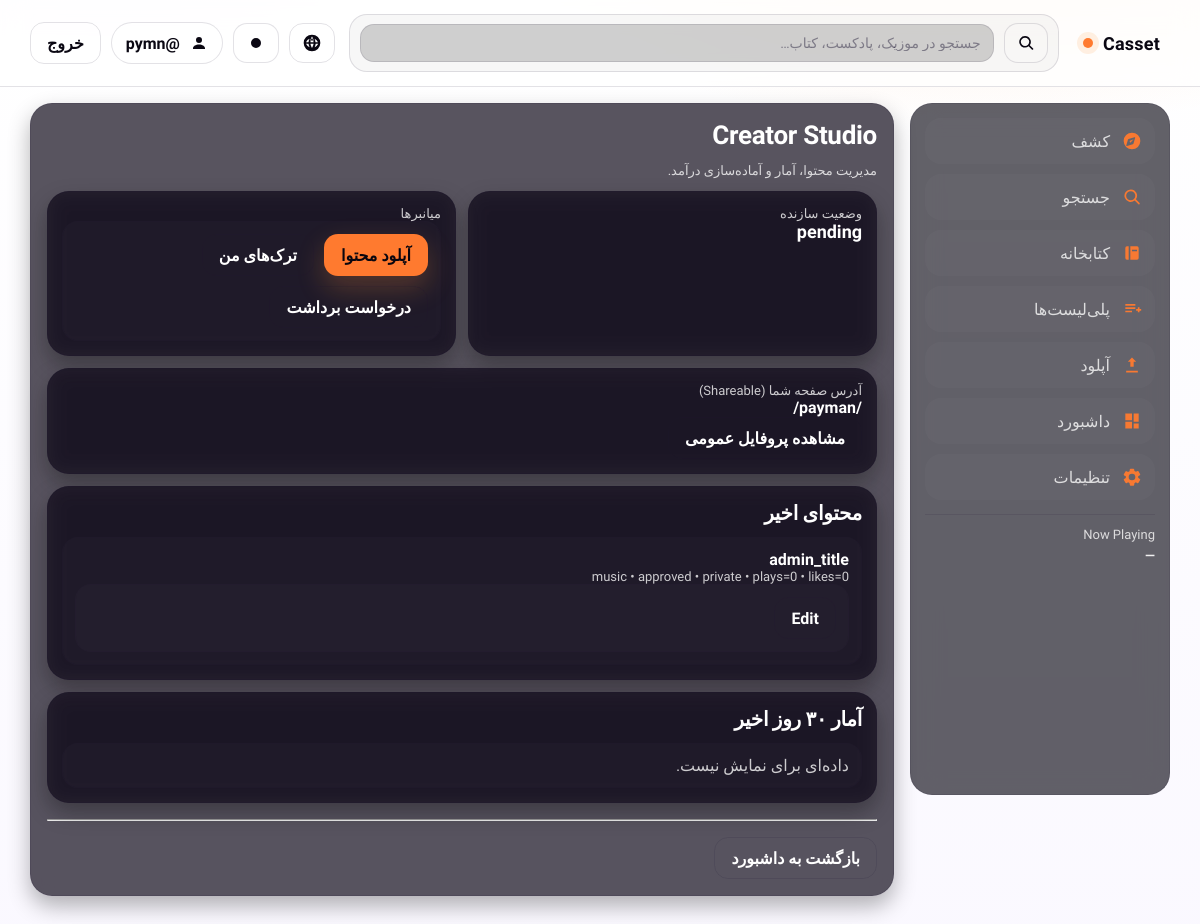
The page /creator/studio/ (signed in) on the database its author committed.
### accounts/models.py (models this page shows, shortened)
class UserProfile(models.Model):
    class PrimaryContentType(models.TextChoices):
        MUSIC = "music", "Music"
        PODCAST = "podcast", "Podcast"
        AUDIOBOOK = "audiobook", "Audiobook"
        VIDEO = "video", "Video"
    class CreatorStatus(models.TextChoices):
        NONE = "none", "None"
        PENDING = "pending", "Pending"
        APPROVED = "approved", "Approved"
        REJECTED = "rejected", "Rejected"
    user = models.OneToOneField(
        settings.AUTH_USER_MODEL, on_delete=models.CASCADE, related_name="profile"
    )
    display_name = models.CharField(max_length=80, blank=True)
    bio = models.TextField(blank=True)
    cover = models.ImageField(upload_to="covers/", null=True, blank=True)
    avatar = models.ImageField(upload_to="avatars/", null=True, blank=True)
    points = models.IntegerField(default=0)
    follower_count = models.PositiveIntegerField(default=0)
    primary_content_type = models.CharField(
        max_length=16,
        choices=PrimaryContentType.choices,
        default=PrimaryContentType.MUSIC,
    )
    is_vip = models.BooleanField(default=False)
    vip_until = models.DateTimeField(null=True, blank=True)
    website_url = models.URLField(blank=True)
    instagram_url = models.URLField(blank=True)
    telegram_url = models.URLField(blank=True)
    youtube_url = models.URLField(blank=True)
    twitter_url = models.URLField(blank=True)
    public_handle = models.SlugField(max_length=30, unique=True, null=True, blank=True)
    public_handle_set_at = models.DateTimeField(null=True, blank=True)
    phone_number = models.CharField(max_length=32, blank=True, null=True, unique=True)
    phone_verified_at = models.DateTimeField(null=True, blank=True)
    onboarding_complete = models.BooleanField(default=False)
    interests = models.JSONField(default=list, blank=True)
    creator_enabled = models.BooleanField(default=False)
    creator_status = models.CharField(
        max_length=16, choices=CreatorStatus.choices, default=CreatorStatus.NONE
    )
    created_at = models.DateTimeField(auto_now_add=True)
    updated_at = models.DateTimeField(auto_now=True)

### tracks/models.py (models this page shows, shortened)
class Track(models.Model):
    class ContentType(models.TextChoices):
        MUSIC = 'music', 'Music'
        PODCAST = 'podcast', 'Podcast'
        AUDIOBOOK = 'audiobook', 'Audiobook'
        VIDEO = 'video', 'Video'
    class Status(models.TextChoices):
        DRAFT = "draft", "Draft"
        SUBMITTED = "submitted", "Submitted"
        APPROVED = "approved", "Approved"
        REJECTED = "rejected", "Rejected"
        TAKEDOWN = "takedown", "Takedown"
        BLOCKED = "blocked", "Blocked"
        PENDING = "pending", "Pending (legacy)"
    class Visibility(models.TextChoices):
        PUBLIC = "public", "Public"
        UNLISTED = "unlisted", "Unlisted"
        PRIVATE = "private", "Private"
    creator = models.ForeignKey(
        settings.AUTH_USER_MODEL, on_delete=models.CASCADE, related_name="tracks"
    )
    content_type = models.CharField(max_length=16, choices=ContentType.choices, default=ContentType.MUSIC)
    album = models.ForeignKey('tracks.Album', on_delete=models.SET_NULL, null=True, blank=True, related_name='tracks')
    title = models.CharField(max_length=140)
    slug = models.SlugField(max_length=170, unique=True)
    description = models.TextField(blank=True)
    language = models.CharField(max_length=16, blank=True)
    explicit = models.BooleanField(default=False)
    visibility = models.CharField(max_length=12, choices=Visibility.choices, default=Visibility.PRIVATE)
    cover = models.ImageField(upload_to="covers/", blank=True, null=True)
    audio = models.FileField(upload_to="audio/", blank=True, null=True)
    video = models.FileField(upload_to="video/", blank=True, null=True)
    duration_seconds = models.PositiveIntegerField(default=0)
    allow_comments = models.BooleanField(default=True)
    status = models.CharField(max_length=16, choices=Status.choices, default=Status.DRAFT)
    reject_reason = models.CharField(max_length=240, blank=True)
    submitted_at = models.DateTimeField(null=True, blank=True)
    published_at = models.DateTimeField(null=True, blank=True)
    updated_at = models.DateTimeField(auto_now=True)
    play_count = models.PositiveIntegerField(default=0)
    like_count = models.PositiveIntegerField(default=0)
    genres = models.ManyToManyField(Genre, blank=True, related_name="tracks")
    tags = models.ManyToManyField(Tag, blank=True, related_name="tracks")
    created_at = models.DateTimeField(auto_now_add=True)
    class Meta:
        ordering = ["-created_at"]

### accounts/views.py (the view)
# urls.py: path("creator/studio/", creator_studio_view, name="creator_studio"),
@login_required
def creator_studio_view(request):
    profile, _ = UserProfile.objects.get_or_create(user=request.user)
    my_tracks = (
        Track.objects.filter(creator=request.user)
        .order_by("-created_at")
        .prefetch_related("genres")
    )[:50]
    from plays.models import PlayEvent
    from django.db.models.functions import TruncDate
    from django.db.models import Count, Sum
    since = timezone.now() - timedelta(days=30)
    daily = (
        PlayEvent.objects.filter(track__creator=request.user, created_at__gte=since)
        .annotate(day=TruncDate("created_at"))
        .values("day")
        .annotate(plays=Count("id"), points=Sum("point_awarded"))
        .order_by("day")
    )
    return render(
        request,
        "accounts/creator_studio.html",
        {
            "profile": profile,
            "tracks": my_tracks,
            "daily": list(daily),
        },
    )

### templates/accounts/creator_studio.html (shortened to what this page needs)
{% extends "base.html" %}
{% block content %}
<section class="card" style="max-width:900px;margin:0 auto">
  <h1>Creator Studio</h1>
  <p class="muted small">مدیریت محتوا، آمار و آماده‌سازی درآمد.</p>
  <div class="grid" style="grid-template-columns:repeat(2, minmax(0,1fr));gap:12px">
    <div class="card" style="padding:14px">
      <div class="muted small">وضعیت سازنده</div>
      <div style="font-weight:900;font-size:18px">{{ profile.creator_status }}</div>
    </div>
    <div class="card" style="padding:14px">
      <div class="muted small">میانبرها</div>
      <div class="row row-wrap">
        <a class="btn btn--primary" href="/upload/">آپلود محتوا</a>
        <a class="btn btn--ghost" href="/my/tracks/">ترک‌های من</a>
        <a class="btn btn--ghost" href="/payout/">درخواست برداشت</a>
      </div>
    </div>
  </div>
  <div class="card" style="padding:14px;margin-top:12px">
    <div class="muted small">آدرس صفحه شما (Shareable)</div>
    {% if profile.public_handle %}
      <div style="font-weight:800;font-size:16px">/{{ profile.public_handle }}/</div>
      <a class="btn btn--ghost" href="/{{ profile.public_handle }}/">مشاهده پروفایل عمومی</a>
    {% else %}
      <p class="muted small" style="margin:6px 0 10px">برای اینکه پیج شما با لینک ساده مثل <b>casset.ir/username</b> باز شود، یک یوزرنیم عمومی انتخاب کن.</p>
      <a class="btn btn--primary" href="/creator/handle/">انتخاب یوزرنیم عمومی</a>
    {% endif %}
  </div>
  <div class="card" style="padding:14px;margin-top:12px">
    <h2 style="margin:0 0 8px">محتوای اخیر</h2>
    <div class="list">
      {% for t in tracks %}
        <div class="item" style="justify-content:space-between">
          <div>
            <div style="font-weight:800">{{ t.title }}</div>
            <div class="muted small">{{ t.content_type }} • {{ t.status }} • {{ t.visibility }} • plays={{ t.play_count }} • likes={{ t.like_count }}</div>
          </div>
          <div class="row row-wrap">
            <a class="btn btn--ghost" href="/my/tracks/{{ t.id }}/edit/">Edit</a>
          </div>
        </div>
      {% empty %}
        <div class="item"><span class="muted">هنوز محتوایی نداری.</span></div>
      {% endfor %}
    </div>
  </div>
  <div class="card" style="padding:14px;margin-top:12px">
    <h2 style="margin:0 0 8px">آمار ۳۰ روز اخیر</h2>
    <div class="list">
      {% for d in daily %}
        <div class="item" style="justify-content:space-between">
          <div class="muted">{{ d.day }}</div>
          <div>plays: <b>{{ d.plays }}</b> • points: <b>{{ d.points|default:0 }}</b></div>
        </div>
      {% empty %}
        <div class="item"><span class="muted">داده‌ای برای نمایش نیست.</span></div>
      {% endfor %}
    </div>
  </div>
  <hr style="margin:16px 0">
  <a class="btn btn--ghost" href="/dashboard/">بازگشت به داشبورد</a>
</section>
{% endblock %}

### templates/base.html (shortened to what this page needs)
{% load static %}
<!doctype html>
<html lang="fa" dir="rtl" data-theme="dark">
<head>
  <link rel="stylesheet" href="{% static 'app.css' %}" />
</head>
<body>
  <header class="topbar">
    <div class="topbar__inner">
      <a class="brand" href="/" aria-label="Casset">
        <span class="brand__name">Casset</span><span class="brand__dot" aria-hidden="true"></span>
      </a>
      <form class="search" action="/search/" method="get" role="search">
        <button class="iconbtn iconbtn--ghost" type="submit" aria-label="جستجو">
          <svg class="icon"><use href="#i-search"/></svg>
        </button>
        <input class="search__input" type="search" name="q" placeholder="جستجو در موزیک، پادکست، کتاب…" autocomplete="off">
      </form>
      <div class="topbar__actions">
        <button class="iconbtn" type="button" id="langToggle" aria-label="Language"><svg class="icon"><use href="#i-lang"/></svg></button><button class="iconbtn iconbtn--ghost" id="themeToggle" type="button" aria-label="تغییر تم">
          <svg class="icon" id="themeIcon"><use href="#i-moon"/></svg>
        </button>
        {% if request.user.is_authenticated %}
          <a class="chip" href="/@{{ request.user.username }}/" title="پروفایل">
            <svg class="icon"><use href="#i-user"/></svg>
            <span class="chip__text">@{{ request.user.username }}</span>
          </a>
          <a class="btn btn--ghost" href="/logout/">خروج</a>
        {% else %}
          <a class="btn btn--ghost" href="/login/">ورود</a>
          <a class="btn btn--primary" href="/register/">ثبت‌نام</a>
        {% endif %}
      </div>
    </div>
  </header>
  <div class="appshell">
    <aside class="sidebar" aria-label="Sidebar">
      <nav class="sidenav">
        <a class="sidenav__link" href="/discover/"><svg class="icon"><use href="#i-compass"/></svg><span>کشف</span></a>
        <a class="sidenav__link" href="/search/"><svg class="icon"><use href="#i-search"/></svg><span>جستجو</span></a>
        <a class="sidenav__link" href="/library/"><svg class="icon"><use href="#i-library"/></svg><span>کتابخانه</span></a>
        <a class="sidenav__link" href="/library/#playlists"><svg class="icon"><use href="#i-playlist"/></svg><span>پلی‌لیست‌ها</span></a>
        <a class="sidenav__link" href="/upload/"><svg class="icon"><use href="#i-upload"/></svg><span>آپلود</span></a>
        {% if request.user.is_authenticated %}
          <a class="sidenav__link" href="/dashboard/"><svg class="icon"><use href="#i-dashboard"/></svg><span>داشبورد</span></a>
          <a class="sidenav__link" href="/settings/"><svg class="icon"><use href="#i-settings"/></svg><span>تنظیمات</span></a>
        {% endif %}
      </nav>
      <div class="sidebar__hint">
        <div class="muted small">Now Playing</div>
        <div class="sidebar__np" id="sidebarNowPlaying">—</div>
      </div>
    </aside>
    <main id="main" class="page">
      {% block content %}{% endblock %}
    </main>
  </div>
</body>
</html>

### templates/base.html (style rules this page uses)
html[data-theme="light"] { --text: #ffffff; --muted: rgba(255,255,255,.78); }
html[data-theme="light"] .topbar, html[data-theme="light"] .topbar .brand__name, html[data-theme="light"] .topbar .chip__text, html[data-theme="light"] .topbar a, html[data-theme="light"] .topbar button, html[data-theme="light"] .topbar input { color:#0a0712 !important; }
html[data-theme="light"] .topbar .icon { fill:#0a0712 !important; }
.row-wrap { justify-content:flex-start;gap:10px;flex-wrap:wrap }

### rows shown on the page
UserProfile: creator_status "pending", public_handle "payman"
Track: title "admin_title", content_type "music", status "approved", visibility "private", play_count "0", like_count "0"

### other values the page prints
{{ request.user.username }} "pymn"
